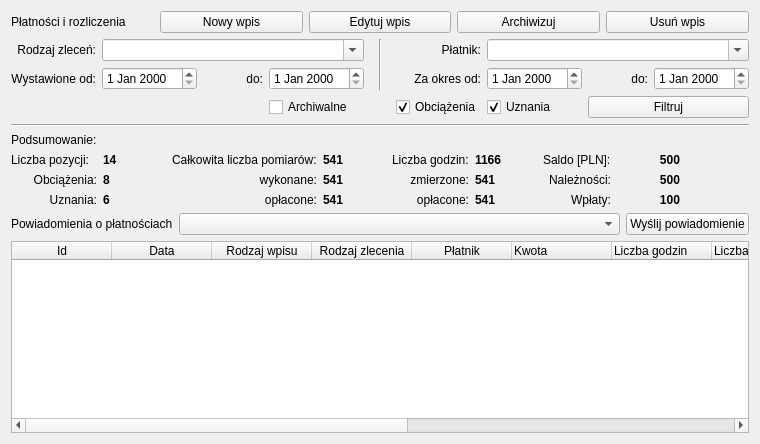
      <widget class="QWidget" name="page_5">
       <layout class="QVBoxLayout" name="verticalLayout_7">
        <item>
         <layout class="QGridLayout" name="gridLayout_8">
          <property name="topMargin">
           <number>0</number>
          </property>
          <property name="bottomMargin">
           <number>0</number>
          </property>
          <item row="0" column="1">
           <widget class="QPushButton" name="new_bill">
            <property name="text">
             <string>Nowy wpis</string>
            </property>
           </widget>
          </item>
          <item row="0" column="0">
           <widget class="QLabel" name="label_23">
            <property name="text">
             <string>Płatności i rozliczenia</string>
            </property>
           </widget>
          </item>
          <item row="0" column="2">
           <widget class="QPushButton" name="edit_bill">
            <property name="text">
             <string>Edytuj wpis</string>
            </property>
           </widget>
          </item>
          <item row="0" column="4">
           <widget class="QPushButton" name="delete_bill">
            <property name="text">
             <string>Usuń wpis</string>
            </property>
            <property name="shortcut">
             <string>Del</string>
            </property>
           </widget>
          </item>
          <item row="0" column="3">
           <widget class="QPushButton" name="archive_button">
            <property name="text">
             <string>Archiwizuj</string>
            </property>
           </widget>
          </item>
         </layout>
        </item>
        <item>
         <layout class="QGridLayout" name="gridLayout_6">
          <item row="1" column="3">
           <widget class="QDateEdit" name="created_to"/>
          </item>
          <item row="0" column="4" rowspan="2">
           <widget class="Line" name="line">
            <property name="minimumSize">
             <size>
              <width>20</width>
              <height>0</height>
             </size>
            </property>
            <property name="orientation">
             <enum>Qt::Vertical</enum>
            </property>
           </widget>
          </item>
          <item row="2" column="7" colspan="2">
           <widget class="QPushButton" name="filter_bills">
            <property name="text">
             <string>Filtruj</string>
            </property>
           </widget>
          </item>
          <item row="0" column="6" colspan="3">
           <widget class="QComboBox" name="bill_payer">
            <property name="enabled">
             <bool>true</bool>
            </property>
            <property name="editable">
             <bool>true</bool>
            </property>
           </widget>
          </item>
          <item row="1" column="1">
           <widget class="QDateEdit" name="created_from"/>
          </item>
          <item row="0" column="0">
           <widget class="QLabel" name="label_24">
            <property name="text">
             <string>Rodzaj zleceń:</string>
            </property>
            <property name="alignment">
             <set>Qt::AlignRight|Qt::AlignTrailing|Qt::AlignVCenter</set>
            </property>
           </widget>
          </item>
          <item row="1" column="0">
           <widget class="QLabel" name="label_26">
            <property name="text">
             <string>Wystawione od:</string>
            </property>
            <property name="alignment">
             <set>Qt::AlignRight|Qt::AlignTrailing|Qt::AlignVCenter</set>
            </property>
           </widget>
          </item>
          <item row="1" column="2">
           <widget class="QLabel" name="label_27">
            <property name="sizePolicy">
             <sizepolicy hsizetype="Fixed" vsizetype="Preferred">
              <horstretch>0</horstretch>
              <verstretch>0</verstretch>
             </sizepolicy>
            </property>
            <property name="minimumSize">
             <size>
              <width>60</width>
              <height>0</height>
             </size>
            </property>
            <property name="text">
             <string>do:</string>
            </property>
            <property name="alignment">
             <set>Qt::AlignRight|Qt::AlignTrailing|Qt::AlignVCenter</set>
            </property>
           </widget>
          </item>
          <item row="1" column="5">
           <widget class="QLabel" name="label_28">
            <property name="text">
             <string>Za okres od:</string>
            </property>
            <property name="alignment">
             <set>Qt::AlignRight|Qt::AlignTrailing|Qt::AlignVCenter</set>
            </property>
           </widget>
          </item>
          <item row="1" column="6">
           <widget class="QDateEdit" name="exp_from"/>
          </item>
          <item row="1" column="7">
           <widget class="QLabel" name="label_29">
            <property name="sizePolicy">
             <sizepolicy hsizetype="Fixed" vsizetype="Preferred">
              <horstretch>0</horstretch>
              <verstretch>0</verstretch>
             </sizepolicy>
            </property>
            <property name="minimumSize">
             <size>
              <width>60</width>
              <height>0</height>
             </size>
            </property>
            <property name="layoutDirection">
             <enum>Qt::LeftToRight</enum>
            </property>
            <property name="text">
             <string>do:</string>
            </property>
            <property name="alignment">
             <set>Qt::AlignRight|Qt::AlignTrailing|Qt::AlignVCenter</set>
            </property>
           </widget>
          </item>
          <item row="1" column="8">
           <widget class="QDateEdit" name="expt_to"/>
          </item>
          <item row="0" column="5">
           <widget class="QLabel" name="label_25">
            <property name="text">
             <string>Płatnik:</string>
            </property>
            <property name="alignment">
             <set>Qt::AlignRight|Qt::AlignTrailing|Qt::AlignVCenter</set>
            </property>
           </widget>
          </item>
          <item row="0" column="1" colspan="3">
           <widget class="QComboBox" name="type_exp">
            <property name="editable">
             <bool>true</bool>
            </property>
           </widget>
          </item>
          <item row="3" column="0" colspan="9">
           <widget class="Line" name="line_3">
            <property name="orientation">
             <enum>Qt::Horizontal</enum>
            </property>
           </widget>
          </item>
          <item row="2" column="6">
           <widget class="QCheckBox" name="check_uznania">
            <property name="text">
             <string>Uznania</string>
            </property>
            <property name="checked">
             <bool>true</bool>
            </property>
           </widget>
          </item>
          <item row="2" column="5">
           <widget class="QCheckBox" name="check_obciazenia">
            <property name="text">
             <string>Obciążenia</string>
            </property>
            <property name="checked">
             <bool>true</bool>
            </property>
           </widget>
          </item>
          <item row="2" column="3">
           <widget class="QCheckBox" name="check_arch">
            <property name="text">
             <string>Archiwalne</string>
            </property>
           </widget>
          </item>
         </layout>
        </item>
        <item>
         <layout class="QGridLayout" name="gridLayout_7">
          <item row="1" column="7">
           <widget class="QLabel" name="bill_price">
            <property name="sizePolicy">
             <sizepolicy hsizetype="Preferred" vsizetype="Preferred">
              <horstretch>0</horstretch>
              <verstretch>0</verstretch>
             </sizepolicy>
            </property>
            <property name="maximumSize">
             <size>
              <width>200</width>
              <height>16777215</height>
             </size>
            </property>
            <property name="font">
             <font>
              <weight>75</weight>
              <bold>true</bold>
             </font>
            </property>
            <property name="text">
             <string>500</string>
            </property>
            <property name="textFormat">
             <enum>Qt::AutoText</enum>
            </property>
            <property name="alignment">
             <set>Qt::AlignRight|Qt::AlignTrailing|Qt::AlignVCenter</set>
            </property>
           </widget>
          </item>
          <item row="1" column="6">
           <widget class="QLabel" name="label_36">
            <property name="text">
             <string>Saldo [PLN]:</string>
            </property>
           </widget>
          </item>
          <item row="1" column="2">
           <widget class="QLabel" name="label_33">
            <property name="text">
             <string>Całkowita liczba pomiarów:</string>
            </property>
           </widget>
          </item>
          <item row="0" column="0">
           <widget class="QLabel" name="label_30">
            <property name="text">
             <string>Podsumowanie:</string>
            </property>
           </widget>
          </item>
          <item row="1" column="0">
           <widget class="QLabel" name="label_31">
            <property name="text">
             <string>Liczba pozycji:</string>
            </property>
           </widget>
          </item>
          <item row="1" column="4">
           <widget class="QLabel" name="label_35">
            <property name="text">
             <string>Liczba godzin:</string>
            </property>
           </widget>
          </item>
          <item row="1" column="1">
           <widget class="QLabel" name="num_bills">
            <property name="font">
             <font>
              <weight>75</weight>
              <italic>false</italic>
              <bold>true</bold>
             </font>
            </property>
            <property name="text">
             <string>14</string>
            </property>
           </widget>
          </item>
          <item row="2" column="4">
           <widget class="QLabel" name="label_42">
            <property name="font">
             <font>
              <pointsize>9</pointsize>
             </font>
            </property>
            <property name="text">
             <string>zmierzone:</string>
            </property>
            <property name="alignment">
             <set>Qt::AlignRight|Qt::AlignTrailing|Qt::AlignVCenter</set>
            </property>
           </widget>
          </item>
          <item row="3" column="0">
           <widget class="QLabel" name="label_38">
            <property name="font">
             <font>
              <pointsize>9</pointsize>
             </font>
            </property>
            <property name="text">
             <string>Uznania:</string>
            </property>
            <property name="alignment">
             <set>Qt::AlignRight|Qt::AlignTrailing|Qt::AlignVCenter</set>
            </property>
           </widget>
          </item>
          <item row="2" column="2">
           <widget class="QLabel" name="label_40">
            <property name="font">
             <font>
              <pointsize>9</pointsize>
             </font>
            </property>
            <property name="text">
             <string>wykonane:</string>
            </property>
            <property name="alignment">
             <set>Qt::AlignRight|Qt::AlignTrailing|Qt::AlignVCenter</set>
            </property>
           </widget>
          </item>
          <item row="3" column="3">
           <widget class="QLabel" name="bill_num_exp_o">
            <property name="font">
             <font>
              <pointsize>9</pointsize>
              <weight>75</weight>
              <bold>true</bold>
             </font>
            </property>
            <property name="text">
             <string>541</string>
            </property>
           </widget>
          </item>
          <item row="2" column="7">
           <widget class="QLabel" name="bill_price_w">
            <property name="sizePolicy">
             <sizepolicy hsizetype="Preferred" vsizetype="Preferred">
              <horstretch>0</horstretch>
              <verstretch>0</verstretch>
             </sizepolicy>
            </property>
            <property name="maximumSize">
             <size>
              <width>200</width>
              <height>16777215</height>
             </size>
            </property>
            <property name="font">
             <font>
              <pointsize>9</pointsize>
              <weight>75</weight>
              <bold>true</bold>
             </font>
            </property>
            <property name="text">
             <string>500</string>
            </property>
            <property name="alignment">
             <set>Qt::AlignRight|Qt::AlignTrailing|Qt::AlignVCenter</set>
            </property>
           </widget>
          </item>
          <item row="3" column="5">
           <widget class="QLabel" name="bill_time_exp_o">
            <property name="font">
             <font>
              <pointsize>9</pointsize>
              <weight>75</weight>
              <bold>true</bold>
             </font>
            </property>
            <property name="text">
             <string>541</string>
            </property>
           </widget>
          </item>
          <item row="3" column="7">
           <widget class="QLabel" name="bill_price_o">
            <property name="sizePolicy">
             <sizepolicy hsizetype="Preferred" vsizetype="Preferred">
              <horstretch>0</horstretch>
              <verstretch>0</verstretch>
             </sizepolicy>
            </property>
            <property name="maximumSize">
             <size>
              <width>200</width>
              <height>16777215</height>
             </size>
            </property>
            <property name="font">
             <font>
              <pointsize>9</pointsize>
              <weight>75</weight>
              <bold>true</bold>
             </font>
            </property>
            <property name="text">
             <string>100</string>
            </property>
            <property name="alignment">
             <set>Qt::AlignRight|Qt::AlignTrailing|Qt::AlignVCenter</set>
            </property>
           </widget>
          </item>
          <item row="2" column="5">
           <widget class="QLabel" name="bill_time_exp_w">
            <property name="font">
             <font>
              <pointsize>9</pointsize>
              <weight>75</weight>
              <bold>true</bold>
             </font>
            </property>
            <property name="text">
             <string>541</string>
            </property>
           </widget>
          </item>
          <item row="1" column="5">
           <widget class="QLabel" name="bill_time_exp">
            <property name="font">
             <font>
              <weight>75</weight>
              <bold>true</bold>
             </font>
            </property>
            <property name="text">
             <string>1166</string>
            </property>
           </widget>
          </item>
          <item row="1" column="3">
           <widget class="QLabel" name="bill_num_exp">
            <property name="font">
             <font>
              <weight>75</weight>
              <bold>true</bold>
             </font>
            </property>
            <property name="text">
             <string>541</string>
            </property>
           </widget>
          </item>
          <item row="2" column="3">
           <widget class="QLabel" name="bill_num_exp_w">
            <property name="font">
             <font>
              <pointsize>9</pointsize>
              <weight>75</weight>
              <bold>true</bold>
             </font>
            </property>
            <property name="text">
             <string>541</string>
            </property>
           </widget>
          </item>
          <item row="2" column="0">
           <widget class="QLabel" name="label_34">
            <property name="font">
             <font>
              <pointsize>9</pointsize>
             </font>
            </property>
            <property name="text">
             <string>Obciążenia:</string>
            </property>
            <property name="alignment">
             <set>Qt::AlignRight|Qt::AlignTrailing|Qt::AlignVCenter</set>
            </property>
           </widget>
          </item>
          <item row="2" column="1">
           <widget class="QLabel" name="num_bills_w">
            <property name="font">
             <font>
              <pointsize>9</pointsize>
              <weight>75</weight>
              <bold>true</bold>
             </font>
            </property>
            <property name="text">
             <string>8</string>
            </property>
           </widget>
          </item>
          <item row="3" column="1">
           <widget class="QLabel" name="num_bills_o">
            <property name="font">
             <font>
              <pointsize>9</pointsize>
              <weight>75</weight>
              <bold>true</bold>
             </font>
            </property>
            <property name="text">
             <string>6</string>
            </property>
           </widget>
          </item>
          <item row="3" column="2">
           <widget class="QLabel" name="label_41">
            <property name="font">
             <font>
              <pointsize>9</pointsize>
             </font>
            </property>
            <property name="text">
             <string>opłacone:</string>
            </property>
            <property name="alignment">
             <set>Qt::AlignRight|Qt::AlignTrailing|Qt::AlignVCenter</set>
            </property>
           </widget>
          </item>
          <item row="3" column="4">
           <widget class="QLabel" name="label_43">
            <property name="font">
             <font>
              <pointsize>9</pointsize>
             </font>
            </property>
            <property name="text">
             <string>opłacone:</string>
            </property>
            <property name="alignment">
             <set>Qt::AlignRight|Qt::AlignTrailing|Qt::AlignVCenter</set>
            </property>
           </widget>
          </item>
          <item row="2" column="6">
           <widget class="QLabel" name="label_44">
            <property name="font">
             <font>
              <pointsize>9</pointsize>
             </font>
            </property>
            <property name="text">
             <string>Należności:</string>
            </property>
            <property name="alignment">
             <set>Qt::AlignRight|Qt::AlignTrailing|Qt::AlignVCenter</set>
            </property>
           </widget>
          </item>
          <item row="3" column="6">
           <widget class="QLabel" name="label_45">
            <property name="font">
             <font>
              <pointsize>9</pointsize>
             </font>
            </property>
            <property name="text">
             <string>Wpłaty:</string>
            </property>
            <property name="alignment">
             <set>Qt::AlignRight|Qt::AlignTrailing|Qt::AlignVCenter</set>
            </property>
           </widget>
          </item>
          <item row="1" column="8">
           <widget class="QLabel" name="label_37">
            <property name="text">
             <string/>
            </property>
           </widget>
          </item>
         </layout>
        </item>
        <item>
         <layout class="QGridLayout" name="gridLayout_9">
          <property name="topMargin">
           <number>0</number>
          </property>
          <property name="bottomMargin">
           <number>0</number>
          </property>
          <item row="0" column="0">
           <widget class="QLabel" name="label_46">
            <property name="sizePolicy">
             <sizepolicy hsizetype="Fixed" vsizetype="Preferred">
              <horstretch>0</horstretch>
              <verstretch>0</verstretch>
             </sizepolicy>
            </property>
            <property name="text">
             <string>Powiadomienia o płatnościach</string>
            </property>
           </widget>
          </item>
          <item row="0" column="1">
           <widget class="QComboBox" name="platnik_send"/>
          </item>
          <item row="0" column="2">
           <widget class="QPushButton" name="send_bill_msg">
            <property name="sizePolicy">
             <sizepolicy hsizetype="Fixed" vsizetype="Fixed">
              <horstretch>0</horstretch>
              <verstretch>0</verstretch>
             </sizepolicy>
            </property>
            <property name="text">
             <string>Wyślij powiadomienie</string>
            </property>
           </widget>
          </item>
         </layout>
        </item>
        <item>
         <widget class="QTableWidget" name="tableWidget_4">
          <property name="editTriggers">
           <set>QAbstractItemView::NoEditTriggers</set>
          </property>
          <property name="alternatingRowColors">
           <bool>true</bool>
          </property>
          <property name="selectionMode">
           <enum>QAbstractItemView::SingleSelection</enum>
          </property>
          <property name="selectionBehavior">
           <enum>QAbstractItemView::SelectRows</enum>
          </property>
          <attribute name="horizontalHeaderCascadingSectionResizes">
           <bool>true</bool>
          </attribute>
          <attribute name="horizontalHeaderShowSortIndicator" stdset="0">
           <bool>true</bool>
          </attribute>
          <attribute name="horizontalHeaderStretchLastSection">
           <bool>true</bool>
          </attribute>
          <column>
           <property name="text">
            <string>Id</string>
           </property>
          </column>
          <column>
           <property name="text">
            <string>Data</string>
           </property>
          </column>
          <column>
           <property name="text">
            <string>Rodzaj wpisu</string>
           </property>
          </column>
          <column>
           <property name="text">
            <string>Rodzaj zlecenia</string>
           </property>
          </column>
          <column>
           <property name="text">
            <string>Płatnik</string>
           </property>
          </column>
          <column>
           <property name="text">
            <string>Kwota</string>
           </property>
           <property name="textAlignment">
            <set>AlignLeading|AlignVCenter</set>
           </property>
          </column>
          <column>
           <property name="text">
            <string>Liczba godzin</string>
           </property>
           <property name="textAlignment">
            <set>AlignLeading|AlignVCenter</set>
           </property>
          </column>
          <column>
           <property name="text">
            <string>Liczba pomiarów</string>
           </property>
           <property name="textAlignment">
            <set>AlignLeading|AlignVCenter</set>
           </property>
          </column>
          <column>
           <property name="text">
            <string>Od</string>
           </property>
          </column>
          <column>
           <property name="text">
            <string>Do</string>
           </property>
          </column>
          <column>
           <property name="text">
            <string>Uwagi</string>
           </property>
          </column>
          <column>
           <property name="text">
            <string>Raport</string>
           </property>
          </column>
          <column>
           <property name="text">
            <string>Status</string>
           </property>
          </column>
         </widget>
        </item>
       </layout>
      </widget>
